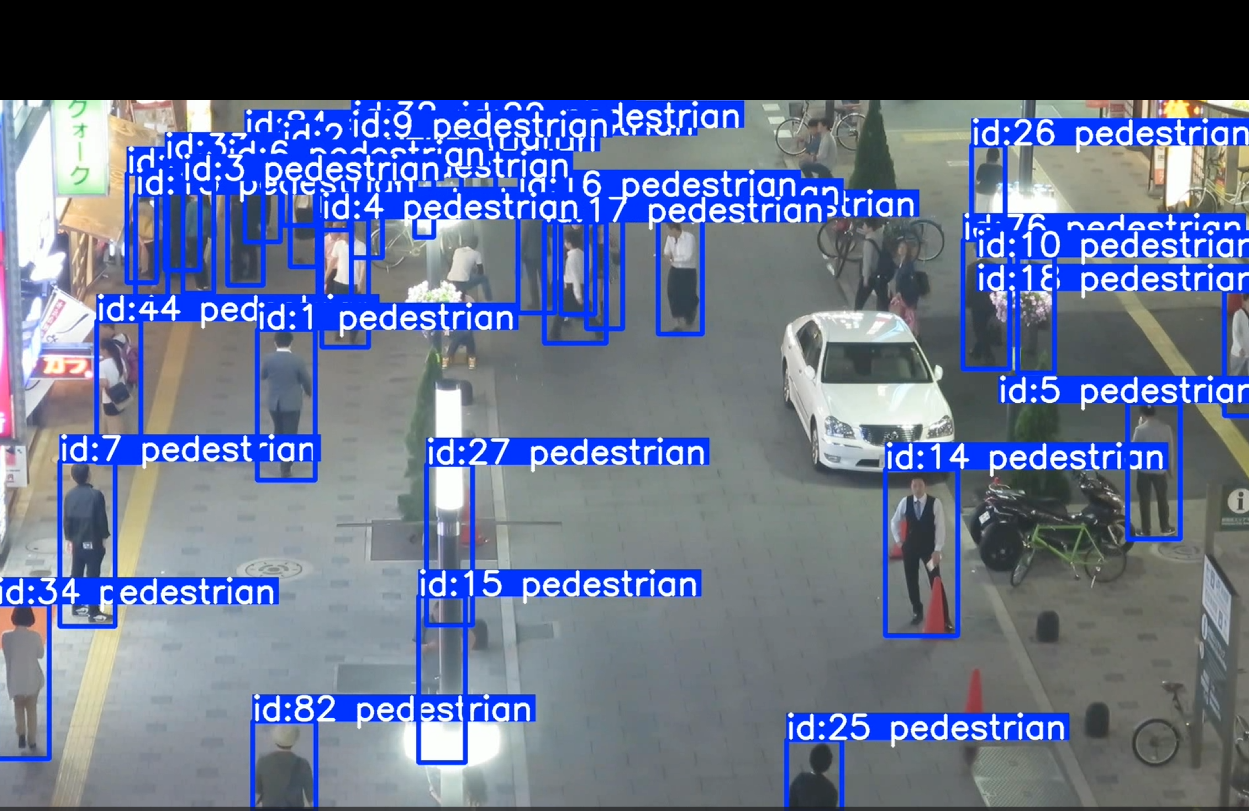

The Python source for this figure:
import cv2
from ultralytics import YOLO
import os

# 1. 加载模型
model_path = os.path.expanduser('~/open-vocab-mot/runs/detect/yolov8m_mot17_finetune/weights/best.pt')
model = YOLO(model_path)

# 2. 配置跟踪
tracker_config = "botsort.yaml" 
output_txt = "MOT17-04-results.txt"
output_video = "tracking_stable_demo.mp4"

# 运行跟踪
# stream=True 对长视频非常友好，能防止内存溢出
results = model.track(
    source='data/MOT17/train/MOT17-04-FRCNN/img1', 
    stream=True, 
    tracker=tracker_config,
    conf=0.2, 
    iou=0.5, 
    persist=True, 
    imgsz=1280,
    augment=True 
)

video_writer = None

print(" 正在同步生成结果文档与视频...")

with open(output_txt, "w") as f:
    for r in results:
        # --- 逻辑 A: 提取帧号 ---
        # 假设文件名是 000001.jpg，提取出数字 1
        frame_id = int(os.path.basename(r.path).split('.')[0])
        
        # --- 逻辑 B: 写入 MOT 格式结果 ---
        if r.boxes.id is not None:
            ids = r.boxes.id.cpu().numpy().astype(int)
            # xywh 是 [x_center, y_center, width, height]
            # 但 MOT 格式要求 [left, top, width, height]
            # xyxy 是 [x1, y1, x2, y2]
            boxes = r.boxes.xyxy.cpu().numpy()
            confs = r.boxes.conf.cpu().numpy()
            
            for box_id, box, conf in zip(ids, boxes, confs):
                x1, y1, x2, y2 = box
                w, h = x2 - x1, y2 - y1
                # 写入格式: <frame>, <id>, <x1>, <y1>, <w>, <h>, <conf>, -1, -1, -1
                f.write(f"{frame_id},{box_id},{x1:.2f},{y1:.2f},{w:.2f},{h:.2f},{conf:.2f},-1,-1,-1\n")
        
        # --- 逻辑 C: 写入视频帧 ---
        im_array = r.plot(labels=True, conf=False)
        if video_writer is None:
            h, w, _ = im_array.shape
            fourcc = cv2.VideoWriter_fourcc(*'mp4v') 
            video_writer = cv2.VideoWriter(output_video, fourcc, 30, (w, h))
        
        video_writer.write(im_array)

if video_writer:
    video_writer.release()
    print(f" 处理完成！\nTXT结果: {os.path.abspath(output_txt)}\n视频结果: {os.path.abspath(output_video)}")
